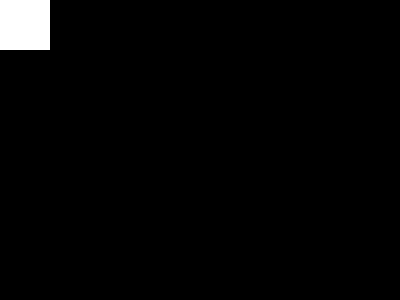
Frame 1 (no input)
Frame 60 (the mouse pressed at the canvas centre just before this capture): identical to frame 1, image omitted
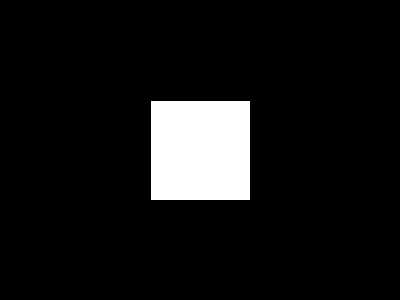
Frame 120 (the mouse held since frame 60 and released just before this capture)

The Processing sketch that drew these frames (run headless with seeded random() and noise(); from frame 60 on, the mouse is pressed at the canvas centre):

// Processing sketch: sketch_171124b
// ── sketch_171124b.pde
void setup()
{
  size(400,300);
}
void draw()
{
  background(0);
  fill(255);
  rect(mouseX-50,mouseY-50,100,100);
}
